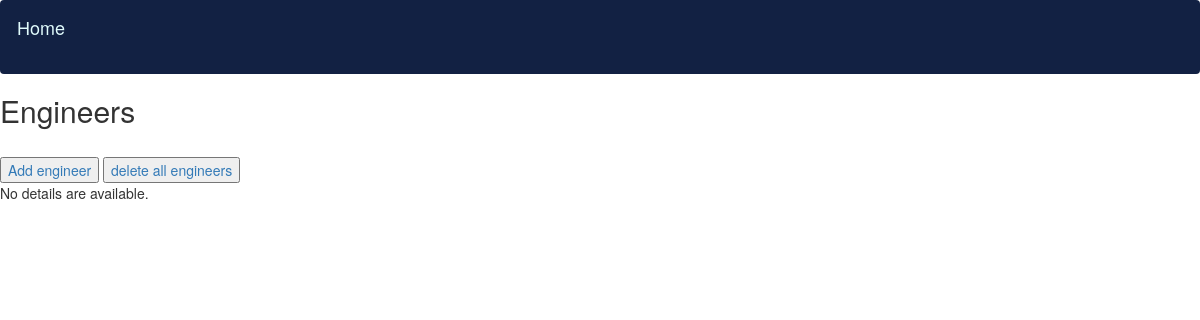
Page /engineers/ (signed in) on the earlier database version.
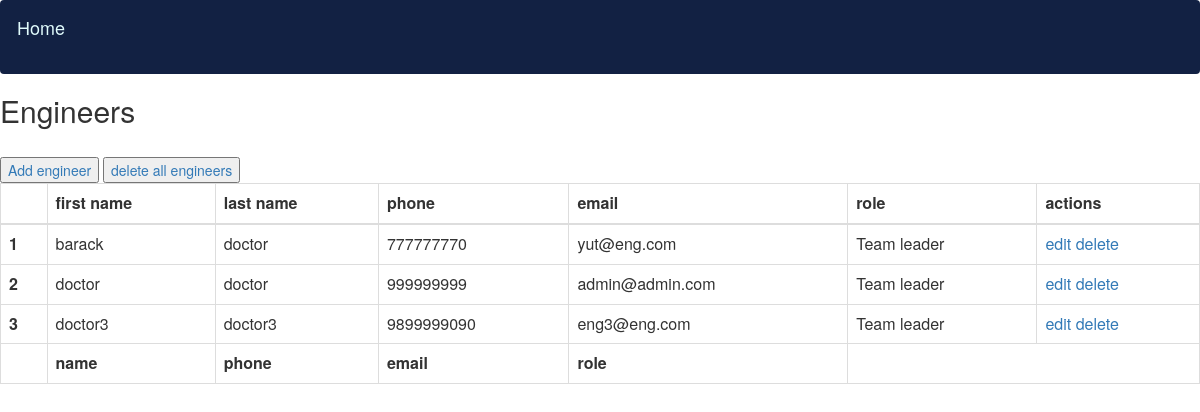
Same page on the later database version.
### inv/models.py (models this page shows, shortened)
class Engineer(models.Model):
    ROLE=(
        ('Team leader','Team leader'),('Engineer','Engineer'),
        )
    date_created=models.DateTimeField(auto_now_add=True)
    first_name=models.CharField(max_length=200,null=True)
    last_name=models.CharField(max_length=200,null=True)
    employee_number=models.CharField(max_length=200,null=True)
    phone=models.CharField(max_length=15,validators=[MinLengthValidator(9)])
    email=models.EmailField(max_length=200,null=True)
    role=models.CharField(max_length=200,null=True,choices=ROLE)
    id=models.AutoField(primary_key=True)

### inv/views.py (the view)
# urls.py: path('engineers/',views.engineers,name='engineers'),
@login_required(login_url='loginpage')
def engineers(request):
    engineers = Engineer.objects.all()
    engineercount = Engineer.objects.count()
    engineer_tm=Engineer.objects.all().filter(role='Team leader')
    engineer_en=Engineer.objects.all().filter(role='Engineer')
    return render(request,'inv/engineers.html',{'engineers':engineers,
    'engineercount':engineercount,'engineer_tm':engineer_tm,'engineer_en':engineer_en})

### inv/templates/inv/engineers.html (shortened to what this page needs)
<link href="//maxcdn.bootstrapcdn.com/bootstrap/3.3.0/css/bootstrap.min.css" rel="stylesheet" id="bootstrap-css">
{% block content %}
{%include 'inv/navbar.html'%}
	<h2>Engineers</h2>
    <button><a  href=" {%url 'create_engineer'%}" >Add engineer</a></button>
    <button><a  href=" {%url 'delete_all'%}" >delete all engineers</a></button>
	{% if engineers %}
	<table id="example" class="table table-bordered display" style="width:100%">
    		<thead class="thead-dark">
                <tr>
                    <th></th>
                    <th>first name</th>
                    <th>last name</th>
                    <th>phone</th>
                    <th>email</th>
                    <th>role</th>
                    <th>actions</th>
                </tr>
        	</thead>
        	<tbody>
                {% for instance in engineers %}
                <tr>
                <th scope="row">{{forloop.counter}}</th>
                <td>{{instance.first_name}}</td>
                <td>{{instance.last_name}}</td>
                <td>{{instance.phone}}</td>
                <td>{{instance.email}}</td>
                <td>{{instance.role}}</td>
                <td><a href="">edit</a>
                    <a href=" ">delete</a>
                </td>
                </tr>
                  {% endfor %}
		</tbody>
		<tfoot>
            <tr>
                <th></th>
                <th>name</th>
                <th>phone</th>
                <th>email</th>
                <th>role</th>
        </tr>
        	</tfoot>
	</table>
	{% else %}
    		<p>No details are available.</p>
	{% endif %}
{% endblock %}

### inv/templates/inv/navbar.html (shortened to what this page needs)
<link href="//maxcdn.bootstrapcdn.com/bootstrap/3.3.0/css/bootstrap.min.css" rel="stylesheet" id="bootstrap-css">
<nav class="navbar navbar-dark" style="background-color: #122143;">
    <div class="navbar">
      <a class="active navbar-brand" style="color:#e0fbfc;"href="{% url 'admin_dashboard'%}">Home</a>
    </div>
  </nav>

Differences in the rows shown:
added Engineer: first_name "barack", last_name "doctor", phone "777777770", email "yut@eng.com", role "Team leader"
added Engineer: first_name "doctor", last_name "doctor", phone "999999999", email "admin@admin.com", role "Team leader"
added Engineer: first_name "doctor3", last_name "doctor3", phone "9899999090", email "eng3@eng.com", role "Team leader"
Other differences:
text no longer shown: "No details are available."
text now shown: "first name last name phone email role actions name phone email role"
